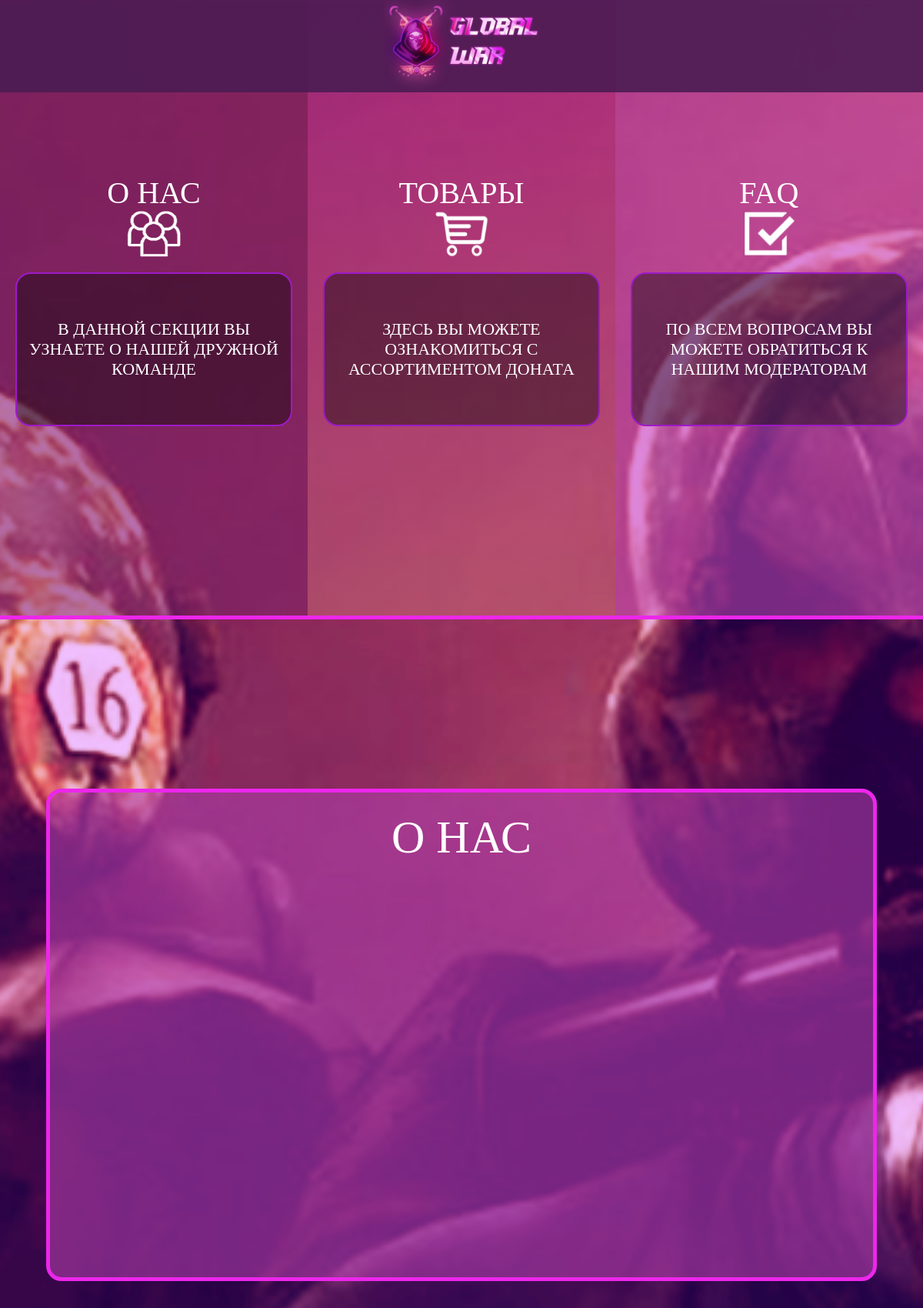
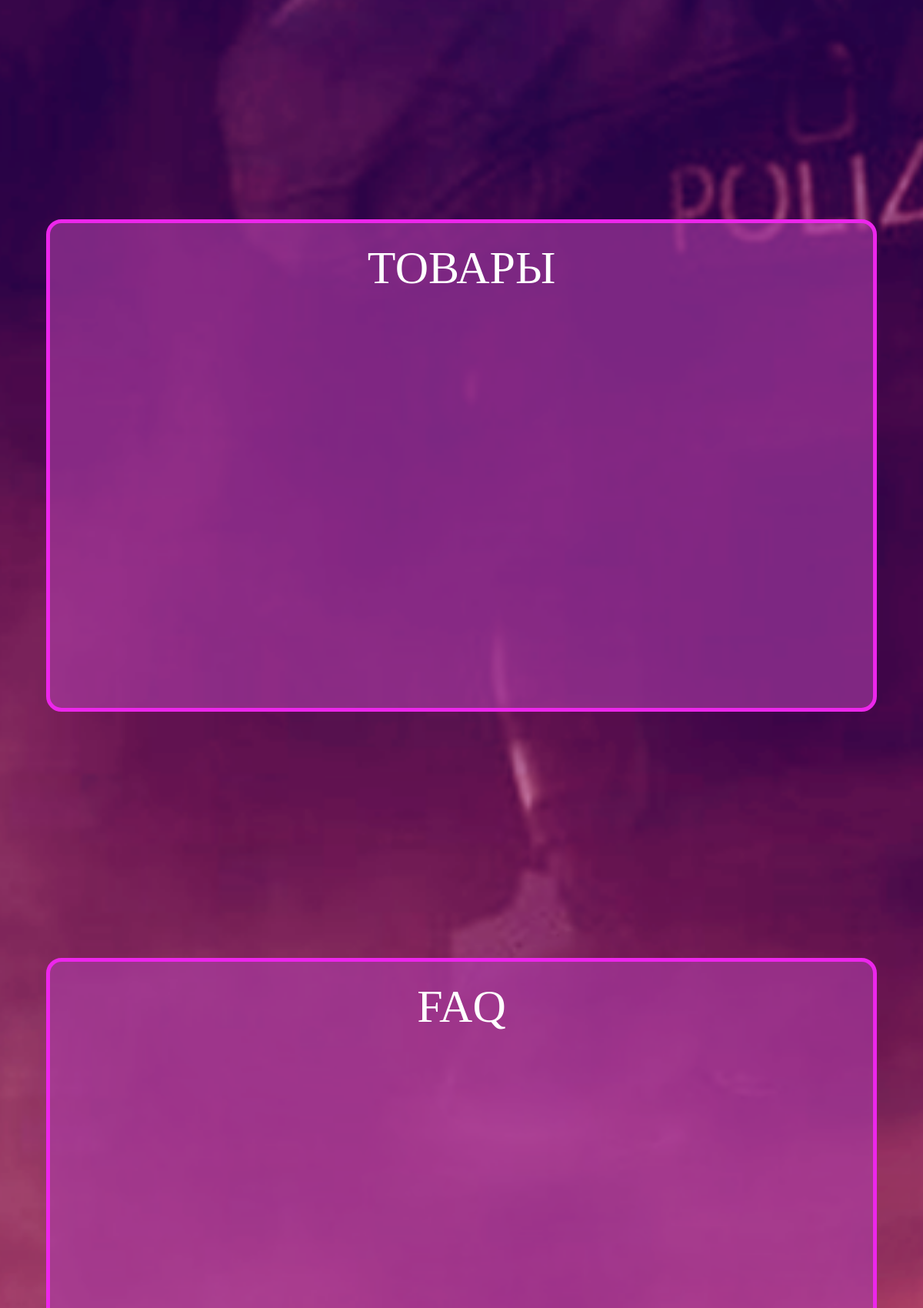
The page / (upper part) on the database its author committed (2 pictures, top to bottom).
### main/models.py (models this page shows, shortened)
class MenuContent(models.Model):
    key = models.CharField('ключ', max_length=150)
    value = models.TextField('значение', max_length=500)
    picture = models.ImageField('картинка', upload_to = 'pictures/icons/menu')
    class Meta:
        verbose_name = 'контент'
        verbose_name_plural = 'контент меню'
        ordering = ['pk']

### main/views.py (the view)
# urls.py: path('', views.index, name = 'home'),
def index(request):
    context = {
        'menu': {
            'about': MenuContent.objects.get(id=2),
            'shop': MenuContent.objects.get(id=3),
            'faq': MenuContent.objects.get(id=4),
        },
    }
    return render(request, 'main/index.html', context)

### main/templates/main/index.html (shortened to what this page needs)
{% load static %}
<!DOCTYPE html>
<html lang="ru">
<head>
    <link rel="stylesheet" href="{% static 'css/main.css' %}">
    <link rel="stylesheet" href="{% static 'css/index.css' %}">
    <link rel="stylesheet" href="{% static 'css/media.css' %}">
</head>
<body>
<div class="container">
    <header>
        <div class="logoBlock">
            <img src="{% static '/img/logo.png' %}" alt="logo">
        </div>
    </header>
    <div class="menu">
        <div class="button about">
            <h1 class="title">{{menu.about.key}}</h1>
            <img class="icon" src="media/{{ menu.about.picture }}" alt="icon">
            <p class="text">{{menu.about.value}}</p>
        </div>
        <div class="button shop">
            <h1 class="title">{{menu.shop.key}}</h1>
            <img class="icon" src="media/{{ menu.shop.picture }}" alt="icon">
            <p class="text">{{menu.shop.value}}</p>
        </div>
        <div class="button faq">
            <h1 class="title">{{menu.faq.key}}</h1>
            <img class="icon" src="media/{{ menu.faq.picture }}" alt="icon">
            <p class="text">{{menu.faq.value}}</p>
        </div>
    </div>
    <div class="blocks">
        <section class="content-block">
            <h2 class="title">{{menu.about.key}}</h2>
        </section>
        <section class="content-block">
            <h2 class="title">{{menu.shop.key}}</h2>
        </section>
        <section class="content-block">
            <h2 class="title">{{menu.faq.key}}</h2>
        </section>
    </div>
</div>
</body>
</html>

### main/static/css/main.css (style rules this page uses)
* { padding: 0; margin: 0; box-sizing: border-box; font-family: Tought-Sans; font-weight: lighter; }
body { display: flex; justify-content: center; }
.container { min-width: 375px; width: 100%; min-height: 300vh; background-image: url('/static/img/top-bg.png'); background-attachment: fixed; background-position: center; background-size: cover; background-repeat: no-repeat; }
header { display: flex; align-items: center; justify-content: center; height: 120px; width: 100%; background-color: rgb(75, 28, 83, 0.9); z-index: 2; }
header .logoBlock { cursor: pointer; }
header .logoBlock img { height: 120px; }

### main/static/css/index.css (style rules this page uses)
.menu { display: flex; width: 100%; color: white; border-bottom: #ec26eb solid 5px; }
.menu .button { display: flex; flex-direction: column; justify-content: center; align-items: center; cursor: pointer; }
.menu img.icon { width: 70px; height: 60px; }
.menu .title { font-size: 40px; }
.menu .text { display: flex; align-items: center; margin: 20px; text-align: center; padding: 25px 15px; height: 200px; font-size: 22px; border-radius: 20px; border: rgb(157, 26, 200) solid 2px; background-color: rgb(0, 0, 0, 0.4); }
.menu .about { background-color: rgb(127, 37, 107, 0.5); }
.menu .shop { background: linear-gradient(rgb(187, 42, 163, 0.5), rgb(204, 108, 120, 0.5)) }
.menu .faq { background-color: rgb(204, 82, 193, 0.5); }
.blocks { display: flex; flex-direction: column; align-items: center; }
.content-block { min-height: 80vh; max-width: 1560px; width: 100%; background-color: rgb(175, 63, 171, 0.6); border: #ec26eb solid 5px; }
.content-block .title { font-size: 60px; text-align: center; margin: 0.4em; color: white; }

### main/static/css/media.css (style rules this page uses)
@media screen and (min-width: 860px) { header { position: fixed; top: 0px; } }
@media screen and (min-width: 860px) { header .logoBlock { transition: all 0.1s ease; } }
@media screen and (min-width: 860px) { .menu .button { width: 33.33%; height: 100vh; transition: all 0.3s ease; } }
@media screen and (min-width: 860px) { .blocks { padding: 5vw; } }
@media screen and (min-width: 860px) { .content-block { margin: 20vh; border-radius: 20px; } }

### rows shown on the page
MenuContent: about.key "О НАС", about.picture (picture), about.value "В ДАННОЙ СЕКЦИИ ВЫ УЗНАЕТЕ О НАШЕЙ ДРУЖНОЙ КОМАНДЕ"
MenuContent: shop.key "ТОВАРЫ", shop.picture (picture), shop.value "ЗДЕСЬ ВЫ МОЖЕТЕ ОЗНАКОМИТЬСЯ С АССОРТИМЕНТОМ ДОНАТА"
MenuContent: faq.key "FAQ", faq.picture (picture), faq.value "ПО ВСЕМ ВОПРОСАМ ВЫ МОЖЕТЕ ОБРАТИТЬСЯ К НАШИМ МОДЕРАТОРАМ"
